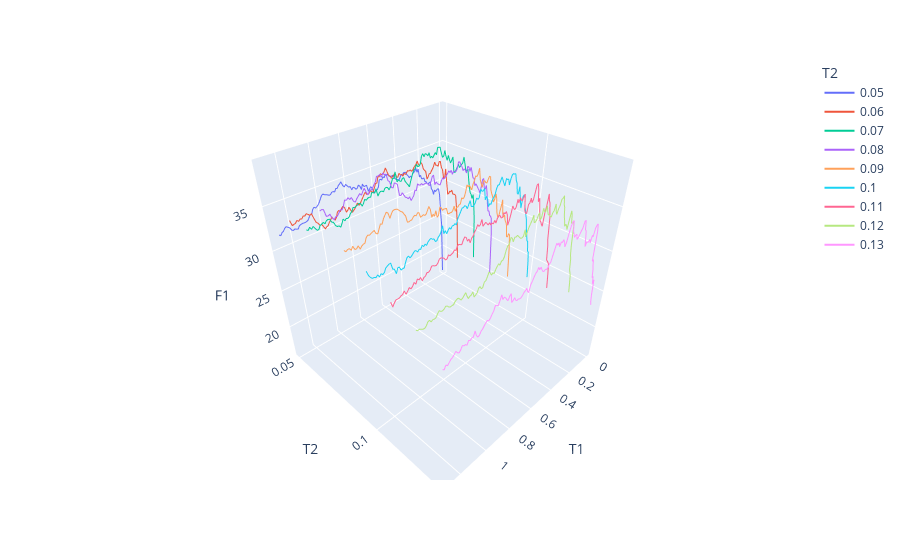

Here is the notebook cell this chart was saved with:
### Code cell
fig = px.line_3d(fdf, x='T1', y='T2', z='F1',color='T2')
fig.show()

### Figure 1 — Plotly figure (JSON) as saved in the notebook; plotly's stock layout.template omitted (floating-point values rounded to 4 significant figures; data arrays with more than 128 entries replaced by an {"elided": "..."} marker saying what was removed)
{"data": [{"hovertemplate": "T2=%{y}<br>T1=%{x}<br>F1=%{z}<extra></extra>", "legendgroup": "0.05", "line": {"color": "#636efa", "dash": "solid"}, "marker": {"symbol": "circle"}, "mode": "lines", "name": "0.05", "scene": "scene", "showlegend": true, "type": "scatter3d", "x": {"elided": "129 float values"}, "y": {"elided": "129 float values"}, "z": {"elided": "129 float values"}}, {"hovertemplate": "T2=%{y}<br>T1=%{x}<br>F1=%{z}<extra></extra>", "legendgroup": "0.06", "line": {"color": "#EF553B", "dash": "solid"}, "marker": {"symbol": "circle"}, "mode": "lines", "name": "0.06", "scene": "scene", "showlegend": true, "type": "scatter3d", "x": {"elided": "129 float values"}, "y": {"elided": "129 float values"}, "z": {"elided": "129 float values"}}, {"hovertemplate": "T2=%{y}<br>T1=%{x}<br>F1=%{z}<extra></extra>", "legendgroup": "0.07", "line": {"color": "#00cc96", "dash": "solid"}, "marker": {"symbol": "circle"}, "mode": "lines", "name": "0.07", "scene": "scene", "showlegend": true, "type": "scatter3d", "x": {"elided": "129 float values"}, "y": {"elided": "129 float values"}, "z": {"elided": "129 float values"}}, {"hovertemplate": "T2=%{y}<br>T1=%{x}<br>F1=%{z}<extra></extra>", "legendgroup": "0.08", "line": {"color": "#ab63fa", "dash": "solid"}, "marker": {"symbol": "circle"}, "mode": "lines", "name": "0.08", "scene": "scene", "showlegend": true, "type": "scatter3d", "x": {"elided": "129 float values"}, "y": {"elided": "129 float values"}, "z": {"elided": "129 float values"}}, {"hovertemplate": "T2=%{y}<br>T1=%{x}<br>F1=%{z}<extra></extra>", "legendgroup": "0.09", "line": {"color": "#FFA15A", "dash": "solid"}, "marker": {"symbol": "circle"}, "mode": "lines", "name": "0.09", "scene": "scene", "showlegend": true, "type": "scatter3d", "x": {"elided": "129 float values"}, "y": {"elided": "129 float values"}, "z": {"elided": "129 float values"}}, {"hovertemplate": "T2=%{y}<br>T1=%{x}<br>F1=%{z}<extra></extra>", "legendgroup": "0.1", "line": {"color": "#19d3f3", "dash": "solid"}, "marker": {"symbol": "circle"}, "mode": "lines", "name": "0.1", "scene": "scene", "showlegend": true, "type": "scatter3d", "x": {"elided": "129 float values"}, "y": {"elided": "129 float values"}, "z": {"elided": "129 float values"}}, {"hovertemplate": "T2=%{y}<br>T1=%{x}<br>F1=%{z}<extra></extra>", "legendgroup": "0.11", "line": {"color": "#FF6692", "dash": "solid"}, "marker": {"symbol": "circle"}, "mode": "lines", "name": "0.11", "scene": "scene", "showlegend": true, "type": "scatter3d", "x": {"elided": "129 float values"}, "y": {"elided": "129 float values"}, "z": {"elided": "129 float values"}}, {"hovertemplate": "T2=%{y}<br>T1=%{x}<br>F1=%{z}<extra></extra>", "legendgroup": "0.12", "line": {"color": "#B6E880", "dash": "solid"}, "marker": {"symbol": "circle"}, "mode": "lines", "name": "0.12", "scene": "scene", "showlegend": true, "type": "scatter3d", "x": {"elided": "129 float values"}, "y": {"elided": "129 float values"}, "z": {"elided": "129 float values"}}, {"hovertemplate": "T2=%{y}<br>T1=%{x}<br>F1=%{z}<extra></extra>", "legendgroup": "0.13", "line": {"color": "#FF97FF", "dash": "solid"}, "marker": {"symbol": "circle"}, "mode": "lines", "name": "0.13", "scene": "scene", "showlegend": true, "type": "scatter3d", "x": {"elided": "129 float values"}, "y": {"elided": "129 float values"}, "z": {"elided": "129 float values"}}], "layout": {"legend": {"title": {"text": "T2"}, "tracegroupgap": 0}, "margin": {"t": 60}, "scene": {"domain": {"x": [0, 1], "y": [0, 1]}, "xaxis": {"title": {"text": "T1"}}, "yaxis": {"categoryarray": [0.05, 0.06, 0.07, 0.08, 0.09, 0.1, 0.11, 0.12, 0.13], "categoryorder": "array", "title": {"text": "T2"}}, "zaxis": {"title": {"text": "F1"}}}}}
